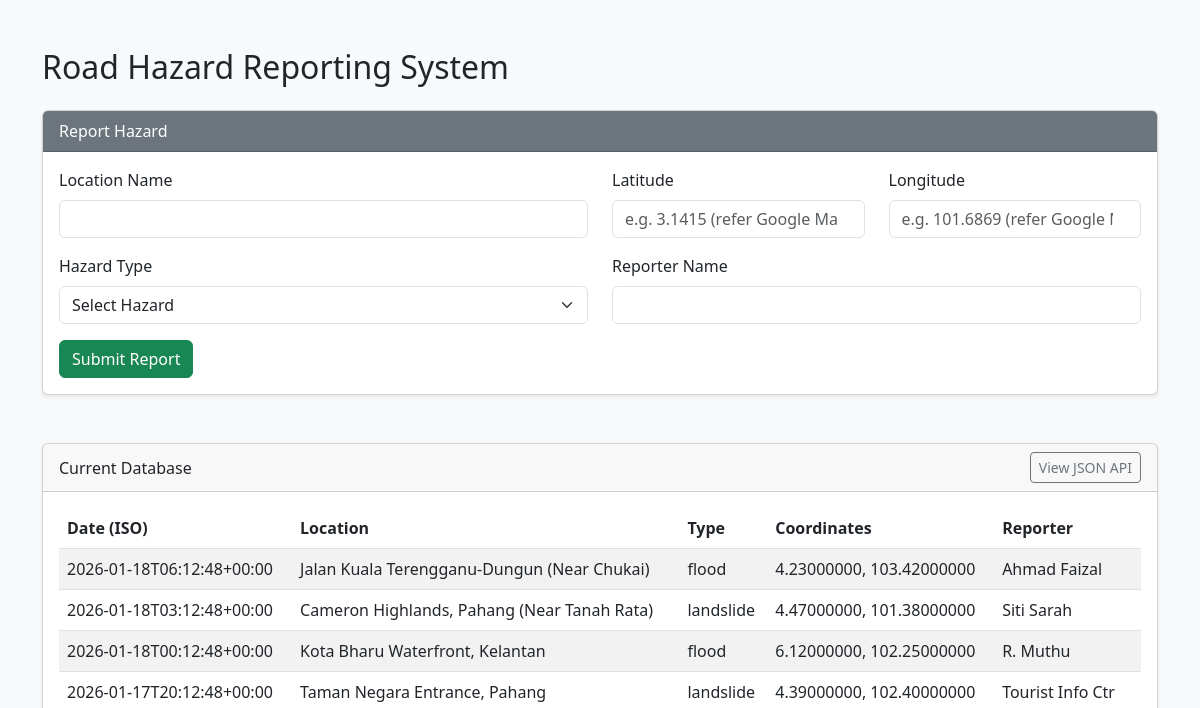
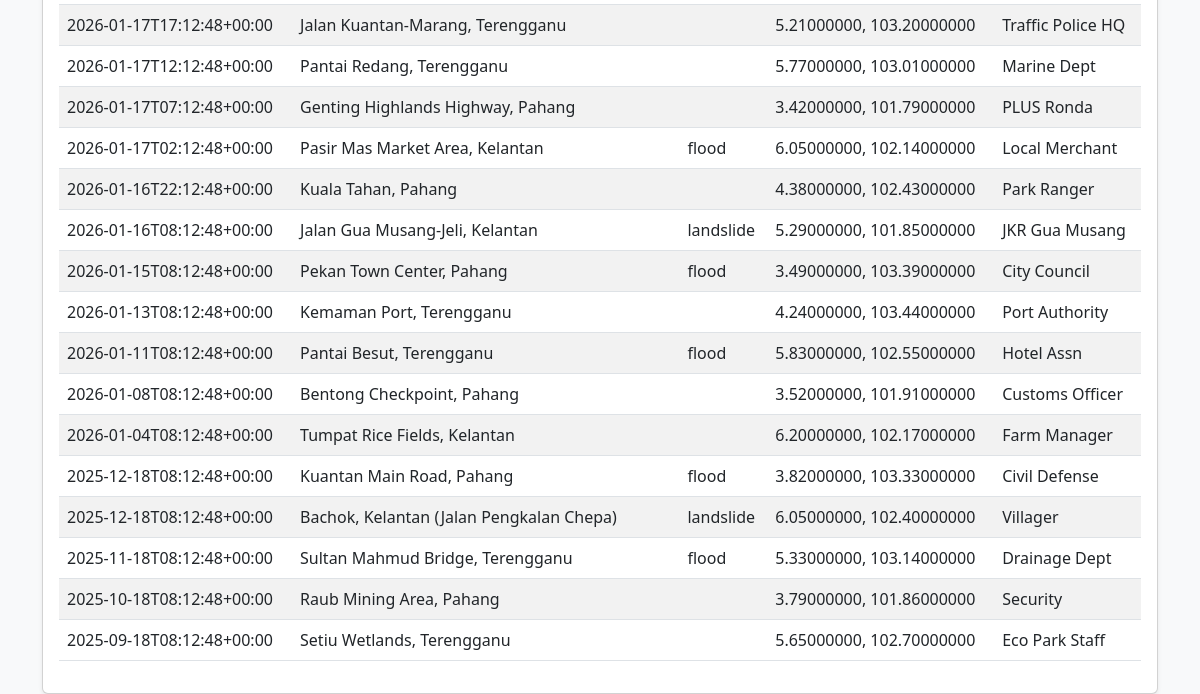
Before: / with the older database file (2 pictures, top to bottom).
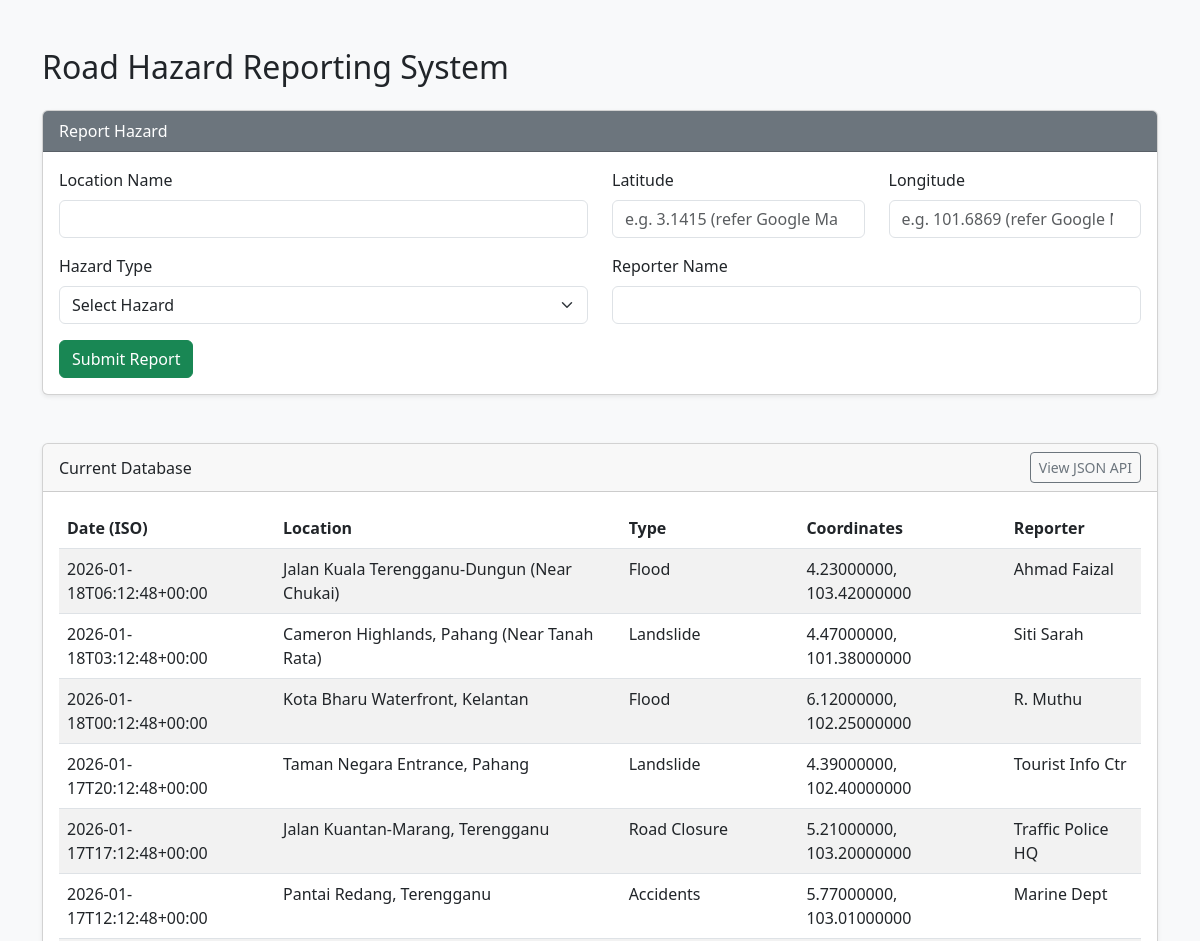
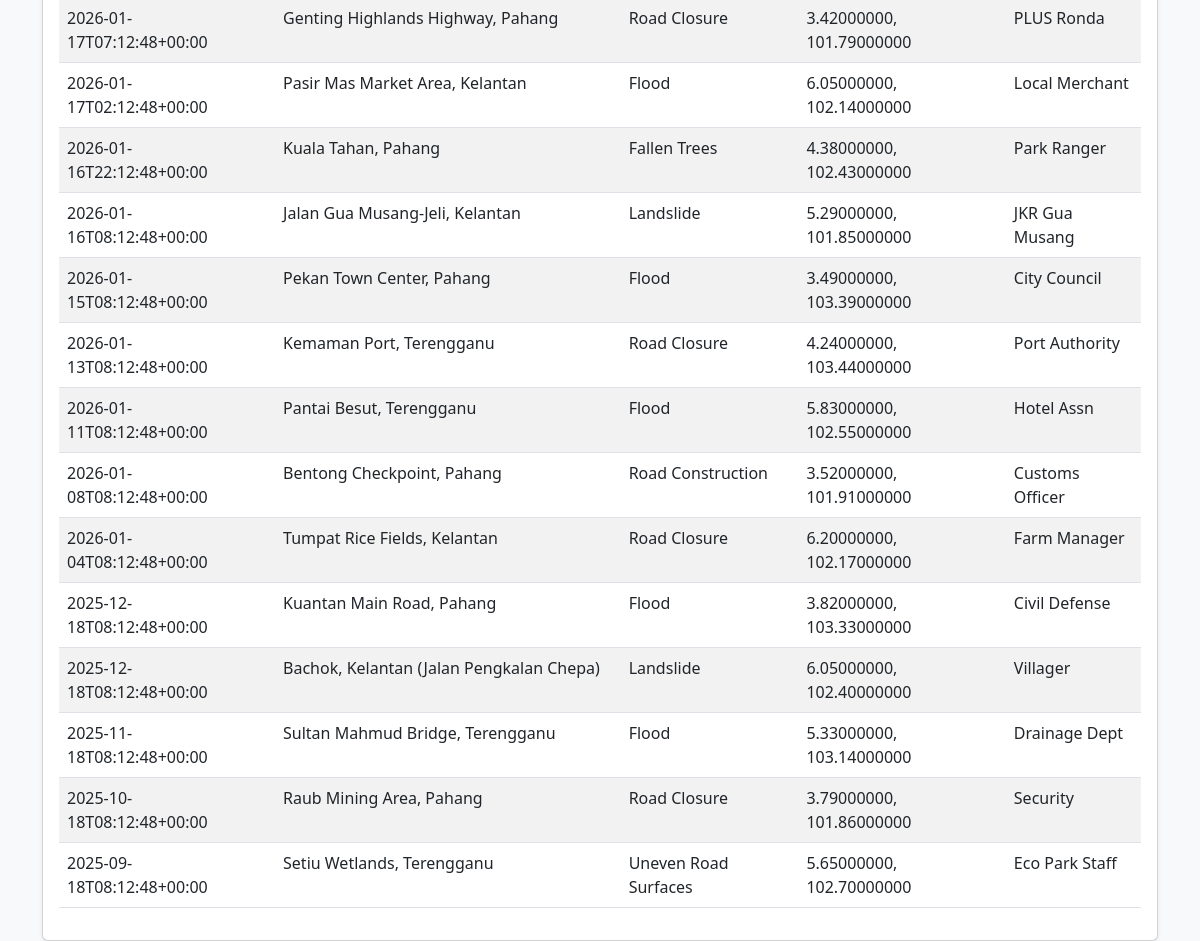
After: the same page with the newer database file (2 pictures, top to bottom).
### tables this page shows
CREATE TABLE IF NOT EXISTS hazards (
    id INT AUTO_INCREMENT PRIMARY KEY,
    location_name VARCHAR(255) NOT NULL,
    latitude DECIMAL(10, 8) NOT NULL,
    longitude DECIMAL(11, 8) NOT NULL,
    hazard_type VARCHAR(100) NOT NULL,
    reporter_name VARCHAR(100) NOT NULL,
    report_date DATETIME NOT NULL,
    created_at TIMESTAMP DEFAULT CURRENT_TIMESTAMP
);

### index.php (the view, shortened to what this page needs)
<?php
require_once 'config.php';
$stmt = $pdo->query("SELECT * FROM hazards ORDER BY report_date DESC");
$all_hazards = $stmt->fetchAll(PDO::FETCH_ASSOC);
?>
<!DOCTYPE html>
<html lang="en">
<head>
    <link href="https://cdn.jsdelivr.net/npm/bootstrap@5.3.0/dist/css/bootstrap.min.css" rel="stylesheet">
</head>
<body class="bg-light">
    <div class="container mt-5">
        <h2 class="mb-4">Road Hazard Reporting System</h2>
        <div class="card mb-5 shadow-sm">
            <div class="card-header bg-secondary text-white">Report Hazard</div>
            <div class="card-body">
                <form method="POST" action="">
                    <div class="row mb-3">
                        <div class="col-md-6">
                            <label class="form-label">Location Name</label>
                            <input type="text" class="form-control" name="location_name" required>
                        </div>
                        <div class="col-md-3">
                            <label class="form-label">Latitude</label>
                            <input type="number" step="any" class="form-control" name="latitude"
                                placeholder="e.g. 3.1415 (refer Google Maps)" required>
                        </div>
                        <div class="col-md-3">
                            <label class="form-label">Longitude</label>
                            <input type="number" step="any" class="form-control" name="longitude"
                                placeholder="e.g. 101.6869 (refer Google Maps)" required>
                        </div>
                    </div>
                    <div class="row mb-3">
                        <div class="col-md-6">
                            <label class="form-label">Hazard Type</label>
                            <select class="form-select" name="hazard_type" id="hazard_type" required>
                                <option value="">Select Hazard</option>
                            </select>
                        </div>
                        <div class="col-md-6">
                            <label class="form-label">Reporter Name</label>
                            <input type="text" class="form-control" name="reporter_name" required>
                        </div>
                    </div>
                    <button type="submit" name="submit_hazard" class="btn btn-success">Submit Report</button>
                </form>
            </div>
        </div>
        <div class="card shadow-sm">
            <div class="card-header d-flex justify-content-between align-items-center">
                <span>Current Database</span>
                <a href="api.php" target="_blank" class="btn btn-sm btn-outline-secondary">View JSON API</a>
            </div>
            <div class="card-body">
                <table class="table table-striped">
                    <thead>
                        <tr>
                            <th>Date (ISO)</th>
                            <th>Location</th>
                            <th>Type</th>
                            <th>Coordinates</th>
                            <th>Reporter</th>
                        </tr>
                    </thead>
                    <tbody>
                        <?php foreach ($all_hazards as $row): ?>
                            <tr>
                                <td>
                                    <?= date('c', strtotime($row['report_date'])) ?>
                                </td>
                                <td>
                                    <?= htmlspecialchars($row['location_name']) ?>
                                </td>
                                <td>
                                    <?= htmlspecialchars($row['hazard_type']) ?>
                                </td>
                                <td>
                                    <?= $row['latitude'] ?>,
                                    <?= $row['longitude'] ?>
                                </td>
                                <td>
                                    <?= htmlspecialchars($row['reporter_name']) ?>
                                </td>
                            </tr>
                        <?php endforeach; ?>
                    </tbody>
                </table>
            </div>
        </div>
    </div>
</body>
</html>

Changed rows visible on the page:
changed hazards "Jalan Kuala Terengganu-Dungun (Near Chukai)": hazard_type "flood" → "Flood"
changed hazards "Cameron Highlands, Pahang (Near Tanah Rata)": hazard_type "landslide" → "Landslide"
changed hazards "Kota Bharu Waterfront, Kelantan": hazard_type "flood" → "Flood"
changed hazards "Taman Negara Entrance, Pahang": hazard_type "landslide" → "Landslide"
changed hazards "Jalan Kuantan-Marang, Terengganu": hazard_type (not shown) → "Road Closure"
changed hazards "Pantai Redang, Terengganu": hazard_type (not shown) → "Accidents"
changed hazards "Genting Highlands Highway, Pahang": hazard_type (not shown) → "Road Closure"
changed hazards "Pasir Mas Market Area, Kelantan": hazard_type "flood" → "Flood"
changed hazards "Kuala Tahan, Pahang": hazard_type (not shown) → "Fallen Trees"
changed hazards "Jalan Gua Musang-Jeli, Kelantan": hazard_type "landslide" → "Landslide"
changed hazards "Pekan Town Center, Pahang": hazard_type "flood" → "Flood"
changed hazards "Kemaman Port, Terengganu": hazard_type (not shown) → "Road Closure"
changed hazards "Pantai Besut, Terengganu": hazard_type "flood" → "Flood"
changed hazards "Bentong Checkpoint, Pahang": hazard_type (not shown) → "Road Construction"
changed hazards "Tumpat Rice Fields, Kelantan": hazard_type (not shown) → "Road Closure"
changed hazards "Kuantan Main Road, Pahang": hazard_type "flood" → "Flood"
changed hazards "Bachok, Kelantan (Jalan Pengkalan Chepa)": hazard_type "landslide" → "Landslide"
changed hazards "Sultan Mahmud Bridge, Terengganu": hazard_type "flood" → "Flood"
changed hazards "Raub Mining Area, Pahang": hazard_type (not shown) → "Road Closure"
changed hazards "Setiu Wetlands, Terengganu": hazard_type (not shown) → "Uneven Road Surfaces"
